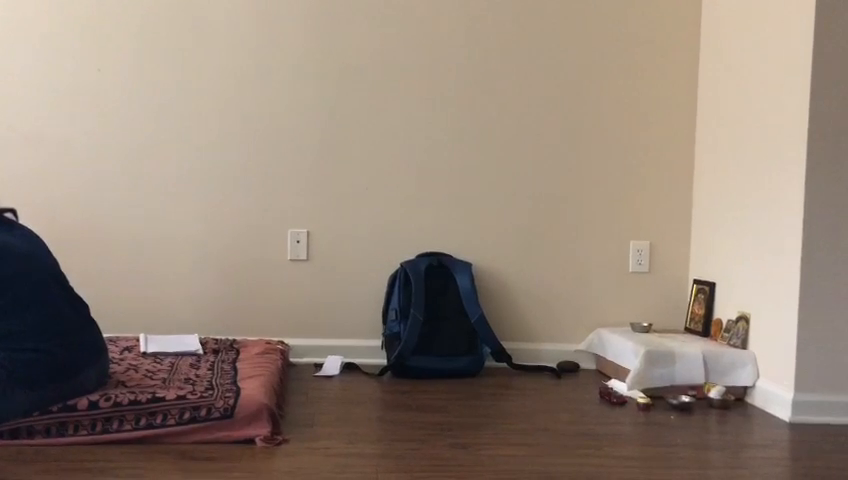
#> input picture frame 36 of part1.mp4, 848 x 480 px, given in place of the camera
$ python lucas_optical_flow.py
#> lines starting #> are read from the running program, lines starting #| are printed output that depends on the picture
import numpy as np
import cv2 as cv
import argparse
'''parser = argparse.ArgumentParser(description='This sample demonstrates Lucas-Kanade Optical Flow calculation. \
                                              The example file can be downloaded from: \
                                              https://www.bogotobogo.com/python/OpenCV_Python/images/mean_shift_tracking/slow_traffic_small.mp4')
parser.add_argument('part1.mp4', type=str, help='path to image file')
args = parser.parse_args()'''
cap = cv.VideoCapture(0)
# params for ShiTomasi corner detection
feature_params = dict( maxCorners = 100,
                       qualityLevel = 0.3,
                       minDistance = 7,
                       blockSize = 7 )
# Parameters for lucas kanade optical flow
lk_params = dict( winSize  = (15, 15),
                  maxLevel = 2,
                  criteria = (cv.TERM_CRITERIA_EPS | cv.TERM_CRITERIA_COUNT, 10, 0.03))
# Create some random colors
color = np.random.randint(0, 255, (100, 3))
# Take first frame and find corners in it
ret, old_frame = cap.read()
#> old_frame is the input picture: shape (480, 848, 3); mean B, G, R 120.8, 134.3, 150
old_gray = cv.cvtColor(old_frame, cv.COLOR_BGR2GRAY)
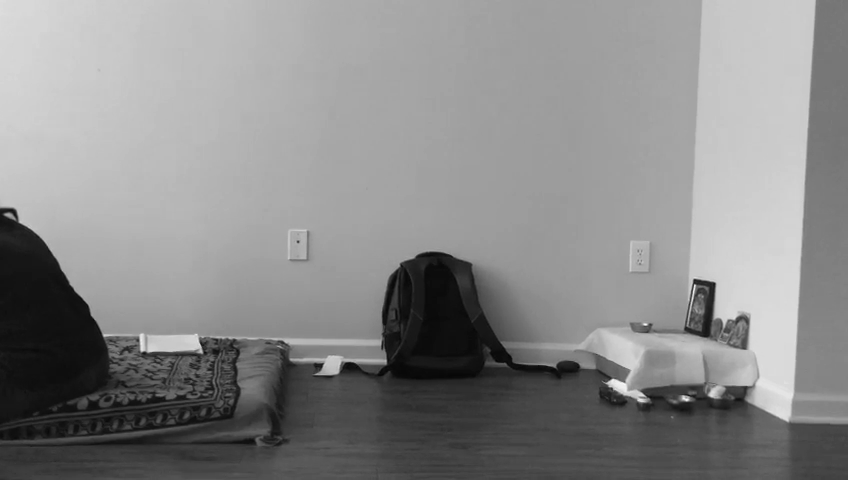
#> old_gray: shape (480, 848); min 2, max 251, mean 137.5
p0 = cv.goodFeaturesToTrack(old_gray, mask = None, **feature_params)
#> p0 = 16 rows, first 8: [695, 282], [713, 284], [142, 349], [320, 364], [200, 351], [608, 383], [710, 394], [105, 336]
# Create a mask image for drawing purposes
mask = np.zeros_like(old_frame)
while(1):
    ret, frame = cap.read()
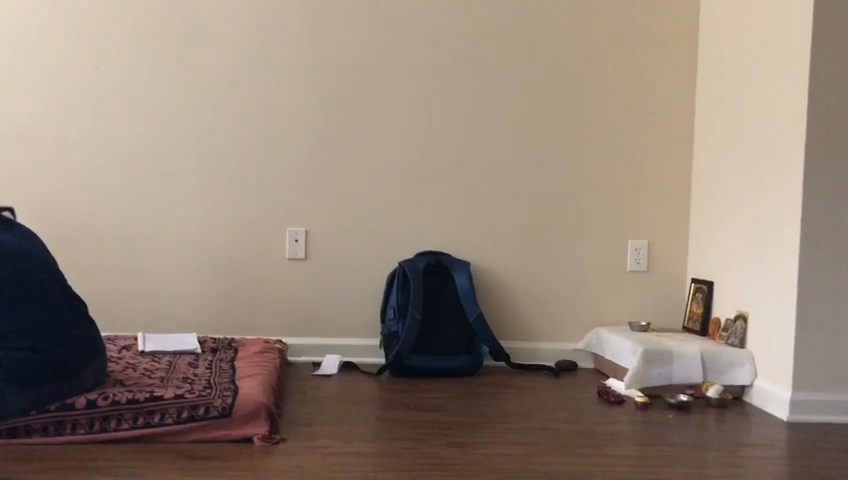
#> input picture frame 37 of part1.mp4, 848 x 480 px, given in place of the camera
#> frame is the input picture: shape (480, 848, 3); mean B, G, R 120.4, 134, 149.7
    if not ret:
        print('No frames grabbed!')
        break
    frame_gray = cv.cvtColor(frame, cv.COLOR_BGR2GRAY)
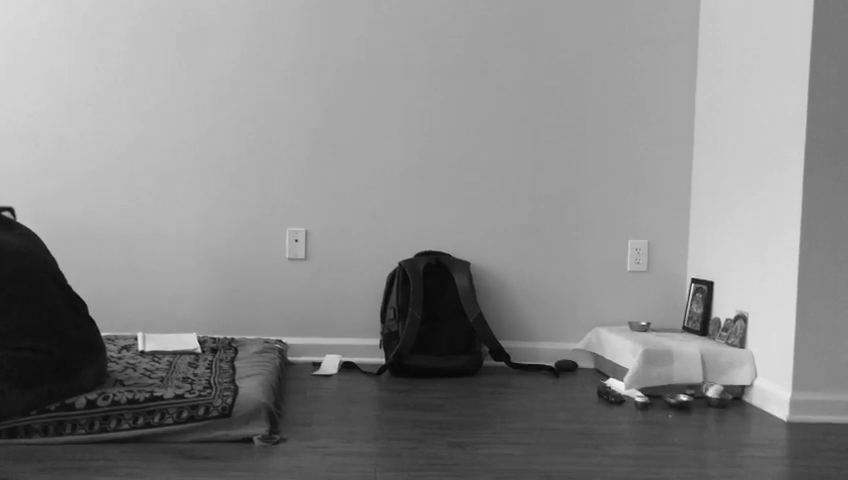
#> frame_gray: shape (480, 848); min 3, max 250, mean 137.2
    # calculate optical flow
    p1, st, err = cv.calcOpticalFlowPyrLK(old_gray, frame_gray, p0, None, **lk_params)
#> p1 = 16 rows, first 8: [693, 281], [711.1, 283], [140, 347.7], [318.2, 362.8], [198.3, 349.7], [606.1, 382], [708, 393], [103, 334.7]; st = [1, 1, 1, 1, 1, 1, 1, 1, 1, 1, 1, 1, 1, 1, 1, 1]; err = [1.44, 1.68, 2.21, 3.31, 4.18, 1.92, 0.637, 2.27, 1.22, 2.06, 3.34, 0.258, 1.25, 1.63, 0.783, 0.972]
    # Select good points
    if p1 is not None:
        good_new = p1[st==1]
#> good_new has the same summary as p1
        good_old = p0[st==1]
#> good_old has the same summary as p0
    # draw the tracks
    for i, (new, old) in enumerate(zip(good_new, good_old)):
        a, b = new.ravel()
        c, d = old.ravel()
        mask = cv.line(mask, (int(a), int(b)), (int(c), int(d)), color[i].tolist(), 2)
        frame = cv.circle(frame, (int(a), int(b)), 5, color[i].tolist(), -1)
#> this loop made 16 passes
#> (a, b, c, d) on passes 1 to 12: (693, 281, 695, 282), (711.1, 283, 713, 284), (140, 347.7, 142, 349), (318.2, 362.8, 320, 364), (198.3, 349.7, 200, 351), (606.1, 382, 608, 383), (708, 393, 710, 394), (103, 334.7, 105, 336), (622.1, 378, 624, 379), (382.3, 361, 384, 362), (200.3, 337.8, 202, 339), (743, 346, 745, 347)
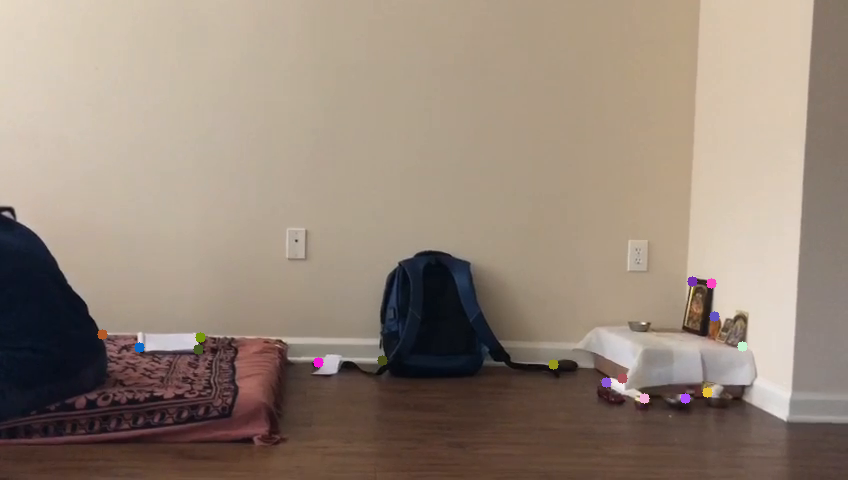
#> frame: shape (480, 848, 3); mean B, G, R 120.5, 133.9, 149.8
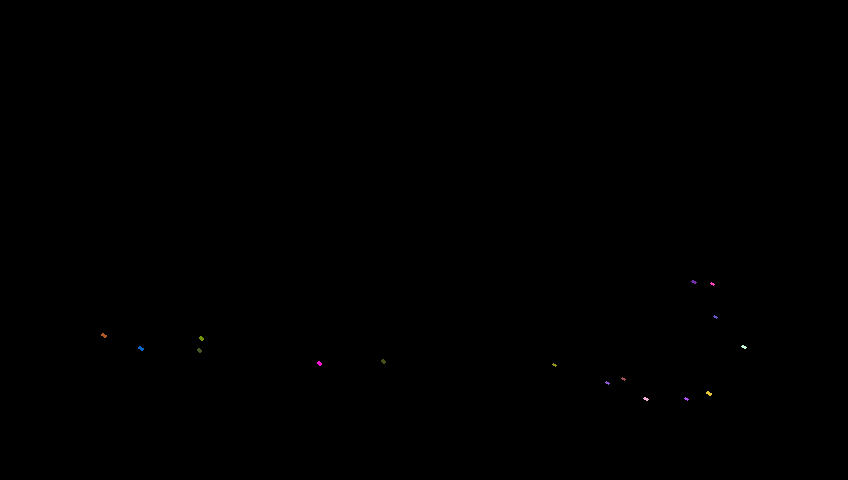
#> mask: shape (480, 848, 3); mean of channels 0, 1, 2 0.1, 0.1, 0.1; drawn as B, G, R
    img = cv.add(frame, mask)
    cv.imshow('frame', img)
    k = cv.waitKey(30) & 0xff
#> (key q is pressed here)
    if k == 27:
        break
    if cv.waitKey(25) & 0xFF == ord('q'):
#> (key q is pressed here)
      break
    # Now update the previous frame and previous points
    old_gray = frame_gray.copy()
    p0 = good_new.reshape(-1, 1, 2)
cv.destroyAllWindows()
cap.release()

$ run again, starting later in the video
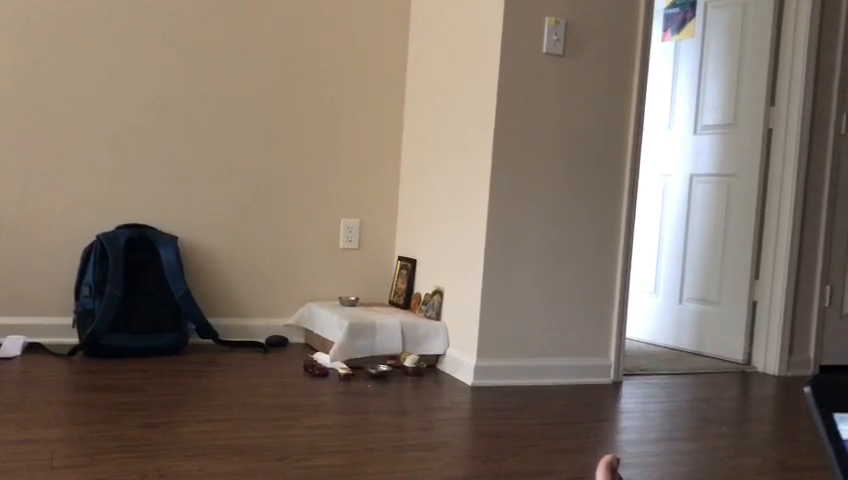
#> input picture frame 163 of part1.mp4, 848 x 480 px, given in place of the camera
#> old_frame is the input picture: shape (480, 848, 3); mean B, G, R 103.7, 115.5, 129.2
#> p0 = 17 rows, first 8: [399, 259], [414, 261], [835, 415], [313, 356], [438, 318], [405, 362], [328, 352], [628, 337]
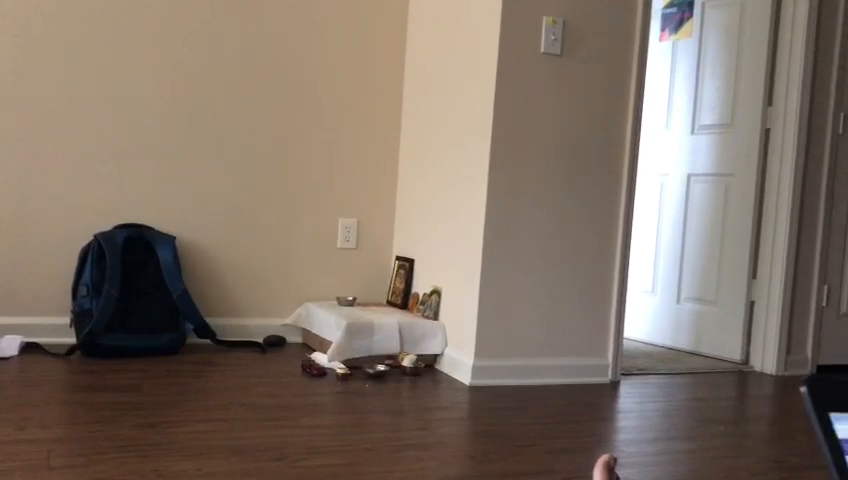
#> input picture frame 164 of part1.mp4, 848 x 480 px, given in place of the camera
#> frame is the input picture: shape (480, 848, 3); mean B, G, R 103.3, 115.4, 129.6
#> p1 = 17 rows, first 8: [396.7, 258.7], [411.7, 260.7], [830.9, 414.5], [310.8, 355.8], [435.8, 317.7], [403, 361.9], [325.9, 351.8], [625.7, 336.7]; st = 17 values from 1 to 1; err = 17 values, max 4.54 at index 8, min 1.61 at index 10, mean 2.95
#> good_new has the same summary as p1
#> good_old has the same summary as p0
#> the loop `for i, (new, old) in enumerate(zip(good_new, good_old)):` made 17 passes
#> (a, b, c, d) on passes 1 to 8: (396.7, 258.7, 399, 259), (411.7, 260.7, 414, 261), (830.9, 414.5, 835, 415), (310.8, 355.8, 313, 356), (435.8, 317.7, 438, 318), (403, 361.9, 405, 362), (325.9, 351.8, 328, 352), (625.7, 336.7, 628, 337)
#> after the loop `for i, (new, old) in enumerate(zip(good_new, good_old)):`:
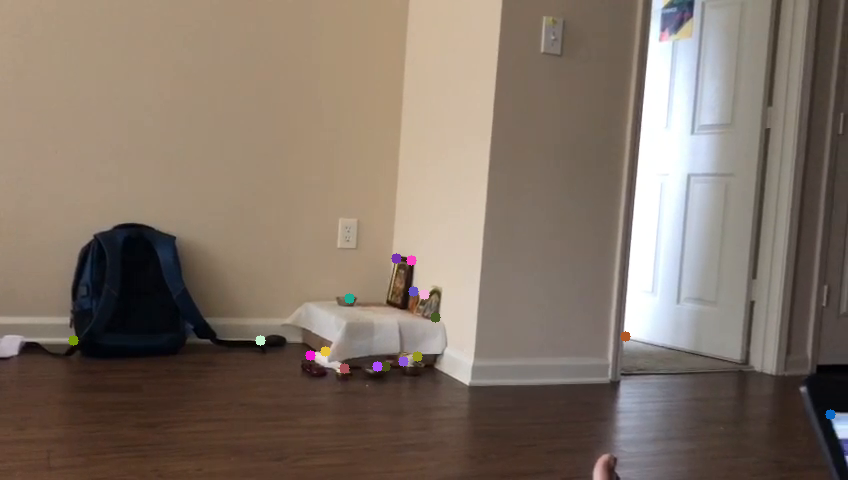
#> frame: shape (480, 848, 3); mean B, G, R 103.4, 115.4, 129.7

$ run again, starting later in the video
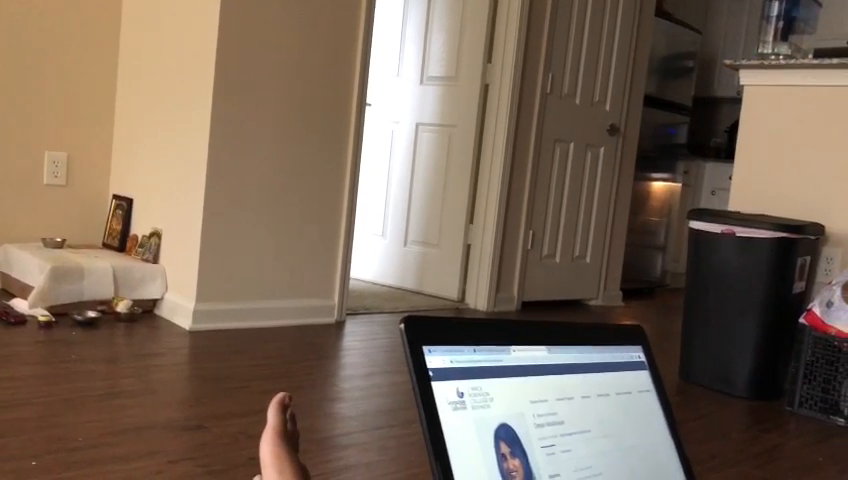
#> input picture frame 291 of part1.mp4, 848 x 480 px, given in place of the camera
#> old_frame is the input picture: shape (480, 848, 3); mean B, G, R 90.6, 106.2, 124.2
#> p0 = [[434, 383], [425, 348], [430, 370], [114, 197], [368, 105], [130, 200], [461, 395], [642, 358], [801, 319]]
#> `frame_gray = cv.cvtColor(frame, cv.COLOR_BGR2GRAY)`:
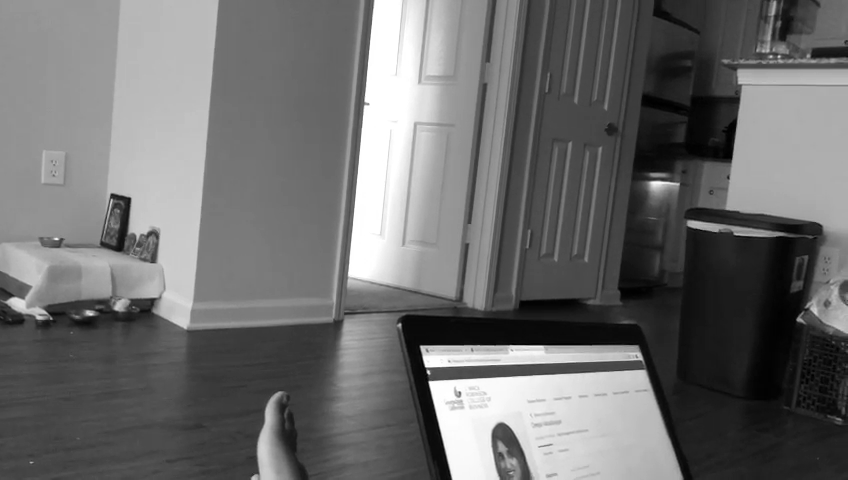
#> frame_gray: shape (480, 848); min 0, max 255, mean 109.8
#> p1 = [[431.5, 382.5], [422.5, 347.5], [427.8, 369.4], [111.8, 196.3], [366.3, 104.3], [128, 199.2], [458.5, 394.3], [639.5, 357.5], [798.7, 318.4]]; st = [1, 1, 1, 1, 1, 1, 1, 1, 1]; err = [4.84, 4.27, 7.6, 3.69, 2.74, 2.74, 3.7, 4.68, 3.05]
#> good_new has the same summary as p1
#> good_old has the same summary as p0
#> the loop `for i, (new, old) in enumerate(zip(good_new, good_old)):` made 9 passes
#> (a, b, c, d) on passes 1 to 8: (431.5, 382.5, 434, 383), (422.5, 347.5, 425, 348), (427.8, 369.4, 430, 370), (111.8, 196.3, 114, 197), (366.3, 104.3, 368, 105), (128, 199.2, 130, 200), (458.5, 394.3, 461, 395), (639.5, 357.5, 642, 358)
#> after the loop `for i, (new, old) in enumerate(zip(good_new, good_old)):`:
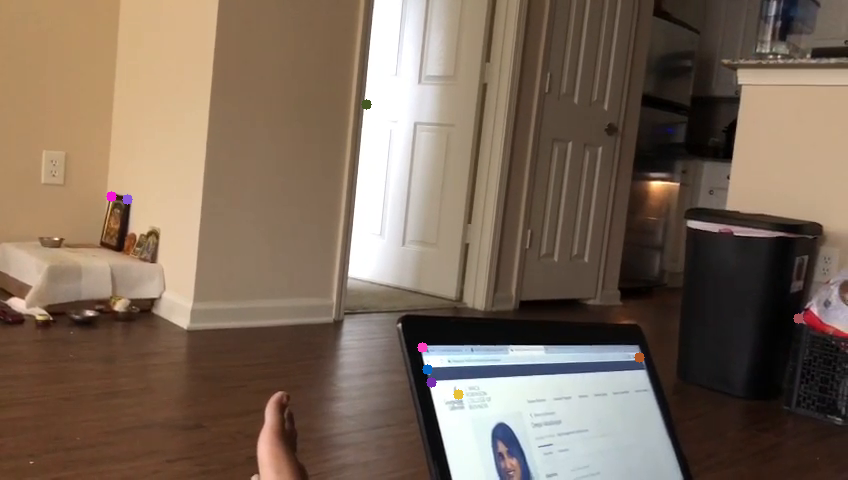
#> frame: shape (480, 848, 3); mean B, G, R 90.6, 106.1, 124.2
